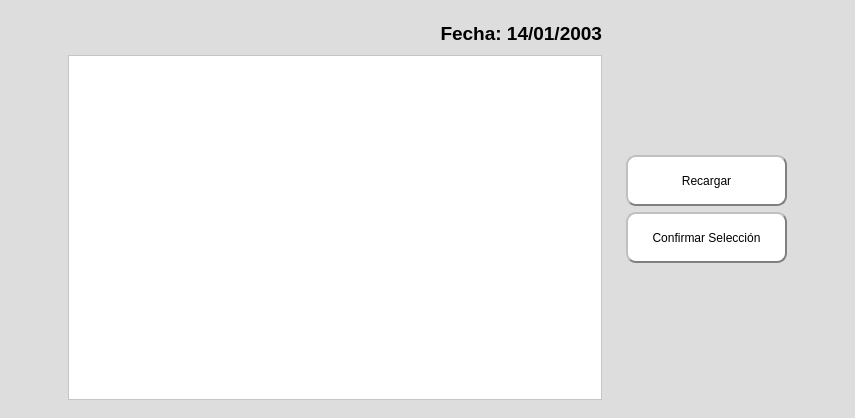
<?xml version="1.0" encoding="UTF-8"?>
<ui version="4.0">
 <class>Form</class>
 <widget class="QWidget" name="Form">
  <property name="geometry">
   <rect>
    <x>0</x>
    <y>0</y>
    <width>855</width>
    <height>418</height>
   </rect>
  </property>
  <property name="windowTitle">
   <string>Sesiones</string>
  </property>
  <property name="styleSheet">
   <string notr="true">background-color: rgb(221, 221, 221);</string>
  </property>
  <layout class="QVBoxLayout" name="verticalLayout">
   <property name="leftMargin">
    <number>0</number>
   </property>
   <property name="topMargin">
    <number>0</number>
   </property>
   <property name="rightMargin">
    <number>0</number>
   </property>
   <property name="bottomMargin">
    <number>0</number>
   </property>
   <item alignment="Qt::AlignHCenter">
    <widget class="QFrame" name="QFrame_Contenido">
     <property name="frameShape">
      <enum>QFrame::NoFrame</enum>
     </property>
     <property name="frameShadow">
      <enum>QFrame::Plain</enum>
     </property>
     <layout class="QHBoxLayout" name="horizontalLayout">
      <item alignment="Qt::AlignHCenter">
       <widget class="QFrame" name="QFrame_Tabla">
        <property name="sizePolicy">
         <sizepolicy hsizetype="Expanding" vsizetype="Preferred">
          <horstretch>0</horstretch>
          <verstretch>0</verstretch>
         </sizepolicy>
        </property>
        <property name="minimumSize">
         <size>
          <width>552</width>
          <height>400</height>
         </size>
        </property>
        <property name="maximumSize">
         <size>
          <width>16777215</width>
          <height>16777215</height>
         </size>
        </property>
        <property name="frameShape">
         <enum>QFrame::NoFrame</enum>
        </property>
        <property name="frameShadow">
         <enum>QFrame::Plain</enum>
        </property>
        <layout class="QVBoxLayout" name="verticalLayout_3">
         <item>
          <widget class="QLabel" name="fecha_entrada">
           <property name="minimumSize">
            <size>
             <width>171</width>
             <height>31</height>
            </size>
           </property>
           <property name="text">
            <string>&lt;html&gt;&lt;head/&gt;&lt;body&gt;&lt;p align=&quot;right&quot;&gt;&lt;span style=&quot; font-size:14pt; font-weight:700;&quot;&gt;Fecha: 14/01/2003&lt;/span&gt;&lt;/p&gt;&lt;/body&gt;&lt;/html&gt;</string>
           </property>
          </widget>
         </item>
         <item>
          <widget class="QListWidget" name="listaCarpetas">
           <property name="minimumSize">
            <size>
             <width>531</width>
             <height>30</height>
            </size>
           </property>
           <property name="maximumSize">
            <size>
             <width>16777215</width>
             <height>16777215</height>
            </size>
           </property>
           <property name="styleSheet">
            <string notr="true">background-color: rgb(255, 255, 255);</string>
           </property>
          </widget>
         </item>
        </layout>
       </widget>
      </item>
      <item>
       <widget class="QFrame" name="QFrame_Botones">
        <property name="maximumSize">
         <size>
          <width>500</width>
          <height>16777215</height>
         </size>
        </property>
        <property name="frameShape">
         <enum>QFrame::NoFrame</enum>
        </property>
        <property name="frameShadow">
         <enum>QFrame::Plain</enum>
        </property>
        <layout class="QVBoxLayout" name="verticalLayout_4">
         <item>
          <spacer name="verticalSpacer_2">
           <property name="orientation">
            <enum>Qt::Vertical</enum>
           </property>
           <property name="sizeHint" stdset="0">
            <size>
             <width>20</width>
             <height>40</height>
            </size>
           </property>
          </spacer>
         </item>
         <item>
          <widget class="QPushButton" name="BotonRecargar">
           <property name="minimumSize">
            <size>
             <width>121</width>
             <height>51</height>
            </size>
           </property>
           <property name="styleSheet">
            <string notr="true">QPushButton{
	background-color: rgb(255, 255, 255);
	border-style: outset;
	border-width: 2px;
	border-color: grey;
	border-radius: 10
}
QPushButton:hover {
	border-style: inset;
}
QPushButton:pressed{
	border-style: inset;
	
	background-color: rgb(239, 239, 239);
}</string>
           </property>
           <property name="text">
            <string>Recargar</string>
           </property>
          </widget>
         </item>
         <item>
          <widget class="QPushButton" name="BotonVeri">
           <property name="minimumSize">
            <size>
             <width>161</width>
             <height>51</height>
            </size>
           </property>
           <property name="styleSheet">
            <string notr="true">QPushButton{
	background-color: rgb(255, 255, 255);
	border-style: outset;
	border-width: 2px;
	border-color: grey;
	border-radius: 10
}
QPushButton:hover {
	border-style: inset;
}
QPushButton:pressed{
	border-style: inset;
	
	background-color: rgb(239, 239, 239);
}</string>
           </property>
           <property name="text">
            <string>Confirmar Selección</string>
           </property>
          </widget>
         </item>
         <item>
          <spacer name="verticalSpacer">
           <property name="orientation">
            <enum>Qt::Vertical</enum>
           </property>
           <property name="sizeHint" stdset="0">
            <size>
             <width>20</width>
             <height>40</height>
            </size>
           </property>
          </spacer>
         </item>
        </layout>
       </widget>
      </item>
     </layout>
    </widget>
   </item>
  </layout>
 </widget>
 <resources>
  <include location="logos/logos.qrc"/>
 </resources>
 <connections/>
</ui>
